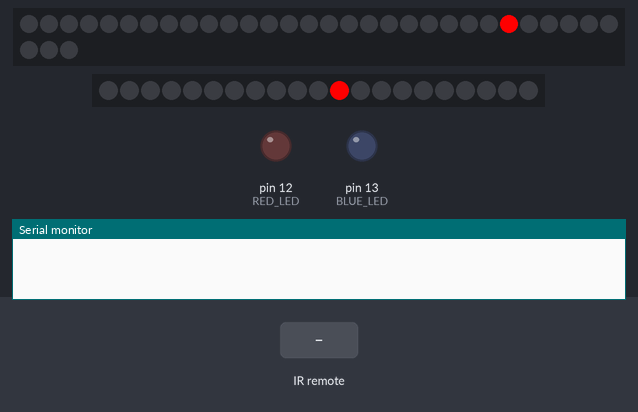
Bench run of a sketch on a simulated Arduino Uno, built with avr-gcc and run on an emulated ATmega328P. Shown: 33 RGB LEDs in strip order, left to right, continuing on the next row, 21 RGB LEDs in strip order, left to right, output pins drawn as LEDs (lit = HIGH), the last lines printed to the serial monitor. The inputs (shaded band) are chosen by the test bench.

Above: at 1.2 s.
1.3 s: infrared code 0xFFC23D received
2.8 s: infrared code 0xFFC23D received
At 2.94 s:
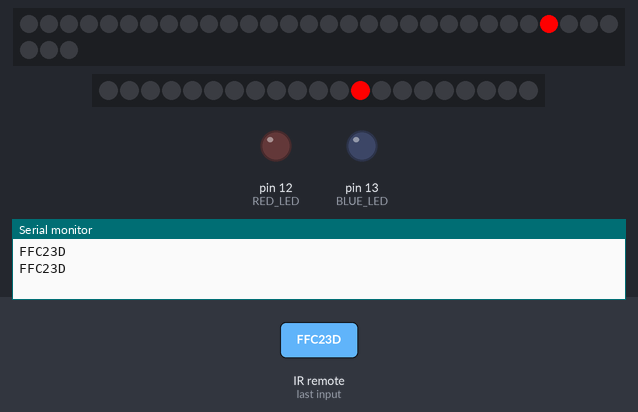
4.5 s: infrared code 0xFFA857 received
7.5 s: infrared code 0xFFE01F received
At 8.16 s:
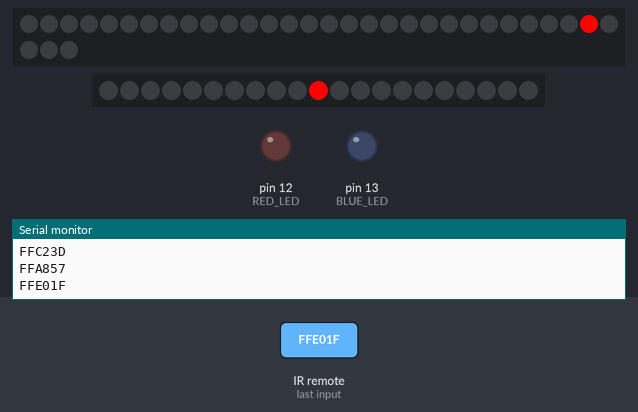

The sketch:

main.ino
```cpp
#include <Adafruit_DotStar.h>
#include <Adafruit_NeoPixel.h>
#include <SPI.h>
#include <IRremote.h>
#include "color_lib.h"
#include "fire_controller.h"
#include "poison_controller.h"
#include "cold_controller.h"
#include "lightning_controller.h"
#include "health_controller.h"

#define NUMPIXELS_FRONT 21 // Number of LEDs in strip
#define NUMPIXELS_BACK 33 // Number of LEDs in strip
#define DATAPIN    13
#define CLOCKPIN   11
#define PLAY_PAUSE FFC23D

int IR_Pin = A0;
int IR_Value = 0;
int RECV_PIN = A5;
int BLUE_LED = 13;
int RED_LED = 12;

#define IR_CHANNEL_MINUS 0xFFA25D
#define IR_CHANNEL 0xFF629D
#define IR_CHANNEL_PLUS 0xFFE21D
#define IR_BLUE_LED_OFF 0xFF22DD
#define IR_BLUE_LED_ON 0xFF02FD
#define IR_PLAYPAUSE 0xFFC23D
#define IR_VOLUME_MINUS 0xFFE01F
#define IR_VOLUME_PLUS 0xFFA857
#define IR_EQ 0xFF906F
#define IR_0 0xFF6897
#define IR_100_PLUS 0xFF9867
#define IR_200_PLUS 0xFFB04F
#define IR_1 0xFF30CF
#define IR_2 0xFF18E7
#define IR_3 0xFF7A85
#define IR_4 0xFF10EF
#define IR_5 0xFF38C7
#define IR_6 0xFF5AA5
#define IR_7 0xFF42BD
#define IR_8 0xFF4AB5
#define IR_9 0xFF52AD
#define IR_REPEAT 0xFFFFFFFF

// Adafruit_DotStar strip = Adafruit_DotStar(NUMPIXELS_FRONT, 2, 3, DOTSTAR_BGR);
Adafruit_NeoPixel strip = Adafruit_NeoPixel(NUMPIXELS_FRONT, 3, NEO_GRB + NEO_KHZ800);
Adafruit_DotStar backStrip = Adafruit_DotStar(NUMPIXELS_BACK, DOTSTAR_BGR);

//Controllers
FireController fireController = FireController(&strip, &backStrip);
PoisonController poisonController = PoisonController(&strip, &backStrip);
ColdController coldController = ColdController(&strip, &backStrip);
LightningController lightningController = LightningController(&strip, &backStrip);
HealthController healthController = HealthController(&strip, &backStrip);

IRrecv irrecv(RECV_PIN);
decode_results results;
uint32_t lastIRValue;

void setup() {
  backStrip.begin();
  backStrip.show();
  strip.begin(); // Initialize pins for output
  strip.show();  // Turn all LEDs off ASAP
  pinMode(RECV_PIN, INPUT);
  pinMode(BLUE_LED, OUTPUT);
  pinMode(RED_LED, OUTPUT);
  irrecv.enableIRIn(); // Start the receiver
  Serial.begin(9600);
}

//Modes
int healthMode = 0;
int fireMode = 0;

int remoteAction = 0;
bool isPaused = 0;

void translateIR(int * remoteAction) // takes action based on IR code received describing Car MP3 IR codes
{
    if (results.value == IR_REPEAT) {
        results.value = lastIRValue;
    } else if (results.value != IR_PLAYPAUSE) {
        lastIRValue = results.value;
    }

    Serial.println(results.value, HEX);
    switch(results.value) {
        case IR_CHANNEL_MINUS:
            break;
        case IR_CHANNEL:
            break;
        case IR_CHANNEL_PLUS:
            break;
        case IR_BLUE_LED_OFF:
            break;
        case IR_BLUE_LED_ON:
            break;
        //Pause/play loop
        case IR_PLAYPAUSE:
            isPaused = isPaused ? false : true;
            break;
        //Lightning
        case IR_VOLUME_MINUS:
            lightningController.setMode(0);
            break;
        case IR_VOLUME_PLUS:
            lightningController.setMode(1);
            break;
        case IR_EQ:
            lightningController.setMode(2);
            break;
        //Health
        case IR_0:
            healthController.setMode(0);
            break;
        case IR_100_PLUS:
            healthController.setMode(1);
            break;
        case IR_200_PLUS:
            healthController.setMode(2);
            break;
        //Cold
        case IR_1:
            coldController.setMode(0);
            break;
        case IR_2:
            coldController.setMode(1);
            break;
        case IR_3:
            coldController.setMode(2);
            break;
        //Fire
        case IR_4:
            fireController.setMode(0);
            break;
        case IR_5:
            fireController.setMode(1);
            break;
        case IR_6:
            fireController.setMode(2);
            break;
        //Poison
        case IR_7:
            poisonController.setMode(0);
            break;
        case IR_8:
            poisonController.setMode(1);
            break;
        case IR_9:
            poisonController.setMode(2);
            break;
  }
}

void stripLoop() {
    if (isPaused == false) {
        lightningController.loop();
        healthController.loop();
        coldController.loop();
        fireController.loop();
        poisonController.loop();
    } else {
        offLoop();
    }

    // Refresh strips
    backStrip.show();
    strip.show();
}

void offLoop() {
  for (int i = 0; i < NUMPIXELS_FRONT; i++) {
    strip.setPixelColor(i, 0x0);
  }
  for (int i = 0; i < NUMPIXELS_BACK; i++) {
    backStrip.setPixelColor(i, 0x0);
  }
}

void loop() {
    //parse remote
    while (!irrecv.isIdle());  // if not idle, wait till complete
    if (irrecv.decode(&results)) {
        translateIR(&remoteAction);
        irrecv.resume(); // Receive the next value
    }

    //main pixel logic
    stripLoop();
}
```

cold_controller.h
```cpp
#include "color_lib.h"
#include <Adafruit_DotStar.h>
#include <Adafruit_NeoPixel.h>

class ColdController {
    private:
        //Constants
        const int FRONTMODULE_LOWER_LIMIT = 7;
        const int FRONTMODULE_UPPER_LIMIT = 9;
        const int BACKMODULE_LOWER_LIMIT = 15;
        const int BACKMODULE_UPPER_LIMIT = 22;

        const uint32_t COLOR = 0x70DBDB;
        const double ONE_BRIGHTNESS_STEP = .009;    //speed at which the controller changes the brightness
        const double MAX_BRIGHTNESS = 1.0;
        const double MIN_BRIGHTNESS = 0.0;

        Adafruit_NeoPixel* strip;
        Adafruit_DotStar* stripBack;
        double currentBrightness = 0.0;
    public:
        ColdController(Adafruit_NeoPixel*, Adafruit_DotStar*);
        void loop();
        void setMode(int mode);
};

ColdController::ColdController(Adafruit_NeoPixel* injectedStrip, Adafruit_DotStar* injectedStripBack)
{
    strip = injectedStrip;
    stripBack = injectedStripBack;
}

//Modes:
//0: Off
//1: less cold
//2: not implemented
void ColdController::setMode(int mode)
{
    //off
    if (mode == 0) {
        currentBrightness = MIN_BRIGHTNESS; //turn off
    //less
    } else if (mode == 1) {
        currentBrightness -= ONE_BRIGHTNESS_STEP;
    //more
    } else if (mode == 2) {
        currentBrightness += ONE_BRIGHTNESS_STEP;
    }

    currentBrightness = currentBrightness > MIN_BRIGHTNESS ? currentBrightness : MIN_BRIGHTNESS;    //min bound
    currentBrightness = currentBrightness < MAX_BRIGHTNESS ? currentBrightness : MAX_BRIGHTNESS;    //max bound
}

void ColdController::loop() {
    //Set color brightness
    CRGB color = COLOR;

    //Turn off
    if (currentBrightness - .00001 <= MIN_BRIGHTNESS) {
        color = 0x0;
    //Lower brightness
    } else {
        color %= (currentBrightness * 255);
    }

    setStripArrayColor(strip, rgbToHex(color), FRONTMODULE_LOWER_LIMIT, FRONTMODULE_UPPER_LIMIT);
    setStripArrayColor(stripBack, rgbToHex(color), BACKMODULE_LOWER_LIMIT, BACKMODULE_UPPER_LIMIT);
}
```

color_lib.h
```cpp
#ifndef COLOR_LIB_H
#define COLOR_LIB_H

#include <FastLED.h>
#include <Adafruit_DotStar.h>
#include <Adafruit_NeoPixel.h>

// uint32_t linearShade(float percent, uint32_t color) {
//         int r = ((color >> 16) & 0xFF); // Extract the RR byte
//         int b = ((color >> 8)  & 0xFF); // Extract the GG byte
//         int g = ((color)       & 0xFF); // Extract the BB byte

//         bool isPositive = percent < 0;
//         float t = isPositive ? 0 : 255 * percent;
//         float P = isPositive ? 1 + percent : 1 - percent;

//         r = r * P + t;
//         b = b * P + t;
//         g = g * P + t;
//     return strip.Color(r, b, g);
// }

void setStripArrayColor(Adafruit_DotStar* strip, uint32_t color, int lowerIndex, int upperIndex) {
    for (int i = lowerIndex; i <= upperIndex; i++) {
        strip->setPixelColor(i, color);
    }
}

void setStripArrayColor(Adafruit_NeoPixel* strip, uint32_t color, int lowerIndex, int upperIndex) {
    for (int i = lowerIndex; i <= upperIndex; i++) {
        strip->setPixelColor(i, color);
    }
}

bool counter(int &counter, int timeout)
{
    counter++;
    if (counter > timeout + timeout) {
        counter = 0;
        return true;
    } else {
        return false;
    }
}

uint32_t rgbToHex(CRGB color)
{
    uint32_t r = color.r;
    uint32_t b = color.b;
    uint32_t g = color.g;
    return ((r & 0xFF) << 16) + ((g & 0xFF) << 8) + (b & 0xFF);
}

CHSV rgbToHsv(CRGB in)
{
    CHSV        out;
    double      min, max, delta;

    min = in.r < in.g ? in.r : in.g;
    min = min  < in.b ? min  : in.b;

    max = in.r > in.g ? in.r : in.g;
    max = max  > in.b ? max  : in.b;

    out.v = max;                                // v
    delta = max - min;
    if (delta < 0.00001)
    {
        out.s = 0;
        out.h = 0; // undefined, maybe nan?
        return out;
    }
    if( max > 0.0 ) { // NOTE: if Max is == 0, this divide would cause a crash
        out.s = (delta / max);                  // s
    } else {
        // if max is 0, then r = g = b = 0
        // s = 0, h is undefined
        out.s = 0.0;
        out.h = 0.0;                            // its now undefined
        return out;
    }
    if( in.r >= max )                           // > is bogus, just keeps compilor happy
        out.h = ( in.g - in.b ) / delta;        // between yellow & magenta
    else
    if( in.g >= max )
        out.h = 2.0 + ( in.b - in.r ) / delta;  // between cyan & yellow
    else
        out.h = 4.0 + ( in.r - in.g ) / delta;  // between magenta & cyan

    out.h *= 60.0;                              // degrees

    if( out.h < 0.0 )
        out.h += 360.0;

    return out;
}

#endif /* COLOR_LIB_H */
```

fire_controller.h
```cpp
#include "color_lib.h"
#include <Adafruit_DotStar.h>
#include <Adafruit_NeoPixel.h>

class FireController {
    private:
        Adafruit_NeoPixel* strip;
        Adafruit_DotStar* stripBack;
        const int FRONTMODULE_LOWER_LIMIT = 2;
        const int FRONTMODULE_UPPER_LIMIT = 3;
        const int BACKMODULE_LOWER_LIMIT = 4;
        const int BACKMODULE_UPPER_LIMIT = 8;

        float fireStep[10] = { .1, .2, .3, .4, .5, .6, 1 };
        uint32_t fireColor = 0xed310b;
        int fireDuration = 400; //how many steps for whole animation
        int fireStepsPerTransition = fireDuration / (sizeof(fireStep)/sizeof(fireStep[0]));
        int fireCurrentStep = 0;
    public:
        int fireMode = 0;
        FireController(Adafruit_NeoPixel*, Adafruit_DotStar*);
        void loop();
        void setMode(int mode);
};

FireController::FireController(Adafruit_NeoPixel* injectedStrip, Adafruit_DotStar* injectedStripBack)
{
    strip = injectedStrip;
    stripBack = injectedStripBack;
}

//Modes:
//0: Off
//1: off -> on
//2: on -> off
void FireController::setMode(int mode)
{
    fireMode = mode;
    if (mode == 1) {
        fireCurrentStep = 0;    //reset to 0
    } else if (mode == 2) {
        fireCurrentStep = fireDuration;
    }
}

void FireController::loop() {
    if (fireMode == 0) {
        setStripArrayColor(strip, 0X0, FRONTMODULE_LOWER_LIMIT, FRONTMODULE_UPPER_LIMIT);
        setStripArrayColor(stripBack, 0X0, BACKMODULE_LOWER_LIMIT, BACKMODULE_UPPER_LIMIT);
    } else if (fireMode == 1) {
        if (fireCurrentStep < fireDuration) {
            int stepCoefficientIndex = fireCurrentStep / fireStepsPerTransition;
            float colorCoefficient = fireStep[stepCoefficientIndex] + (.01 * (fireCurrentStep % fireStepsPerTransition));

            CRGB color = fireColor;
            color %= (colorCoefficient * 255);

            setStripArrayColor(strip, rgbToHex(color), FRONTMODULE_LOWER_LIMIT, FRONTMODULE_UPPER_LIMIT);
            setStripArrayColor(stripBack, rgbToHex(color), BACKMODULE_LOWER_LIMIT, BACKMODULE_UPPER_LIMIT);

            fireCurrentStep++;
        } else {
            fireCurrentStep = 0;
        }
    } else if (fireMode == 2) {
        setStripArrayColor(strip, fireColor, FRONTMODULE_LOWER_LIMIT, FRONTMODULE_UPPER_LIMIT);
        setStripArrayColor(stripBack, fireColor, BACKMODULE_LOWER_LIMIT, BACKMODULE_UPPER_LIMIT);
    }
}
```

health_controller.h
```cpp
#include "color_lib.h"
#include <Adafruit_DotStar.h>
#include <Adafruit_NeoPixel.h>

class HealthController {
    private:
        //Constants
        //Index definitions
        const int FRONTMODULE_LOWER_INDEX = 10;
        const int FRONTMODULE_UPPER_INDEX = 13;
        const int BACKMODULE_LOWER_INDEX = 23;
        const int BACKMODULE_UPPER_INDEX = 32;
        const uint32_t HEALTH_COLOR = 0xFF0000;
        const int MODE_0_TICK_TIMEOUT = 25; //normal (slow)
        const int MODE_1_TICK_TIMEOUT = 10; //faster
        const int MODE_2_TICK_TIMEOUT = 25;
        const int TICK_TIMEOUT_MODIFIER = 2.5;    //n times as long between switches

        int healthCurrentPixel = FRONTMODULE_LOWER_INDEX;
        int backHealthCurrentPixel = BACKMODULE_LOWER_INDEX;
        int healthCounter = 0;
        int backHealthCounter = 0;
        int healthOn = true;

        Adafruit_NeoPixel* strip;
        Adafruit_DotStar* stripBack;
        int ticksTimout = MODE_0_TICK_TIMEOUT * TICK_TIMEOUT_MODIFIER;
        int ticksTimoutBack = MODE_0_TICK_TIMEOUT;
        int mode = 0;
    public:
        HealthController(Adafruit_NeoPixel*, Adafruit_DotStar*);
        void loop();
        void runLoop(Adafruit_DotStar* strip, int &currentPixel, int &healthCounter, int ticksTimout, int upperIndex, int lowerIndex);
        void runLoop(Adafruit_NeoPixel* strip, int &currentPixel, int &healthCounter, int ticksTimout, int upperIndex, int lowerIndex);
        void setMode(int mode);
};

HealthController::HealthController(Adafruit_NeoPixel* injectedStrip, Adafruit_DotStar* injectedStripBack)
{
    strip = injectedStrip;
    stripBack = injectedStripBack;
}

//Modes:
//0: Off
//1: normal heartbeat
//2: fast heartbeat
void HealthController::setMode(int mode)
{
    this->mode = mode;
    if (mode == 0) {
        ticksTimout = MODE_0_TICK_TIMEOUT * TICK_TIMEOUT_MODIFIER;
        ticksTimoutBack = MODE_0_TICK_TIMEOUT;
        healthCounter = ticksTimout + 1;
    } else if (mode == 1) {
        ticksTimout = MODE_1_TICK_TIMEOUT * TICK_TIMEOUT_MODIFIER;
        ticksTimoutBack = MODE_1_TICK_TIMEOUT;
        healthCounter = ticksTimout + 1;
    } else if (mode == 2) {
        ticksTimout = MODE_2_TICK_TIMEOUT;
        ticksTimoutBack = MODE_2_TICK_TIMEOUT;
        healthCounter = ticksTimout + 1;
    }
}

void HealthController::runLoop(Adafruit_DotStar* strip, int &currentPixel, int &healthCounter, int ticksTimout, int upperIndex, int lowerIndex)
{
    int tail;

    //Normal pulsing mode (0|1)
    if (counter(healthCounter, ticksTimout) == false) return;

    //front
    if (currentPixel == lowerIndex)
        tail = upperIndex;
    else
        tail = currentPixel - 1;

    //Set front module pixels
    strip->setPixelColor(tail, 0);   //turn last pixel off
    strip->setPixelColor(currentPixel, HEALTH_COLOR);

    currentPixel++;
    if (currentPixel > upperIndex)
        currentPixel = lowerIndex;
}

void HealthController::runLoop(Adafruit_NeoPixel* strip, int &currentPixel, int &healthCounter, int ticksTimout, int upperIndex, int lowerIndex)
{
    int tail;

    //Normal pulsing mode (0|1)
    if (counter(healthCounter, ticksTimout) == false) return;

    //front
    if (currentPixel == lowerIndex)
        tail = upperIndex;
    else
        tail = currentPixel - 1;

    //Set front module pixels
    strip->setPixelColor(tail, 0);   //turn last pixel off
    strip->setPixelColor(currentPixel, HEALTH_COLOR);

    currentPixel++;
    if (currentPixel > upperIndex)
        currentPixel = lowerIndex;
}

void HealthController::loop() {
    if (mode != 2) {
        runLoop(strip, healthCurrentPixel, healthCounter, ticksTimout, FRONTMODULE_UPPER_INDEX, FRONTMODULE_LOWER_INDEX);
        runLoop(stripBack, backHealthCurrentPixel, backHealthCounter, ticksTimoutBack, BACKMODULE_UPPER_INDEX, BACKMODULE_LOWER_INDEX);
    //Flashing mode (2)
    } else {
        if (counter(healthCounter, ticksTimout) == false) return;
        uint32_t color = healthOn ? HEALTH_COLOR : 0;

        for (int i = FRONTMODULE_LOWER_INDEX; i <= FRONTMODULE_UPPER_INDEX; i++) {
            strip->setPixelColor(i, color);
        }
        for (int i = BACKMODULE_LOWER_INDEX; i <= BACKMODULE_UPPER_INDEX; i++) {
            stripBack->setPixelColor(i, color);
        }
        healthOn = !healthOn;
    }
}
```

Source omitted: lightning_controller.h (2449 bytes), poison_controller.h (2079 bytes)

Measured:
- after the input at 2.8 s, the LEDs: first change after 0.08 s (image 1 shows a later state)
